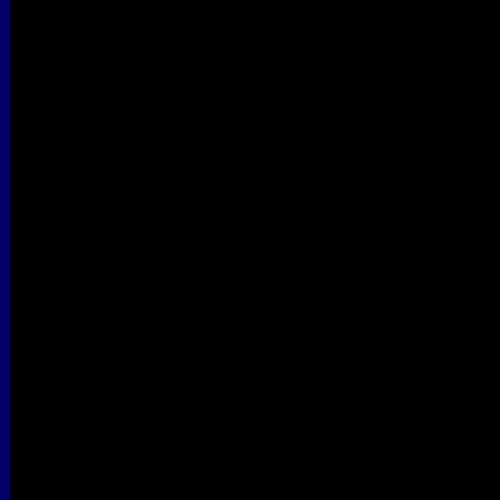
Frame 1 (no input)
Frame 60 (the mouse pressed at the canvas centre just before this capture): identical to frame 1, image omitted
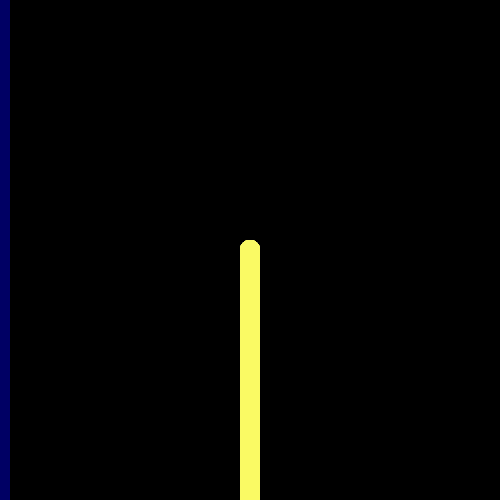
Frame 120 (the mouse held since frame 60 and released just before this capture)

The Processing sketch that drew these frames (run headless with seeded random() and noise(); from frame 60 on, the mouse is pressed at the canvas centre):

// Processing sketch: sketch_191008a
// ── sketch_191008a.pde
//          0   1   2
//3 int x:[100,200,300]


void setup(){
 size(500,500);
 background(0);
}
void draw(){
  fill(mouseX,mouseY,100);
  noStroke();
  for(int i = mouseY; i < 500; i = i + 1){
     ellipse(mouseX, i,20,20); 
  }
}
